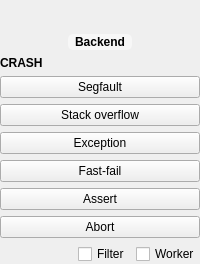
         <widget class="QWidget" name="runtimeLeftPanel">
          <layout class="QVBoxLayout" name="leftColumn">
           <property name="leftMargin">
            <number>0</number>
           </property>
           <property name="topMargin">
            <number>0</number>
           </property>
           <property name="rightMargin">
            <number>0</number>
           </property>
           <property name="bottomMargin">
            <number>0</number>
           </property>
           <item>
            <layout class="QVBoxLayout" name="brandLayout">
             <property name="spacing">
              <number>0</number>
             </property>
             <item>
              <spacer name="verticalSpacer">
               <property name="orientation">
                <enum>Qt::Orientation::Vertical</enum>
               </property>
               <property name="sizeHint" stdset="0">
                <size>
                 <width>0</width>
                 <height>4</height>
                </size>
               </property>
              </spacer>
             </item>
             <item>
              <widget class="QLabel" name="sentryLogo">
               <property name="pixmap">
                <pixmap resource="../assets/assets.qrc">:/assets/sentry-glyph-light@2x.png</pixmap>
               </property>
               <property name="alignment">
                <set>Qt::AlignmentFlag::AlignCenter</set>
               </property>
              </widget>
             </item>
             <item>
              <spacer name="logoBackendSpacer">
               <property name="orientation">
                <enum>Qt::Orientation::Vertical</enum>
               </property>
               <property name="sizeType">
                <enum>QSizePolicy::Policy::Fixed</enum>
               </property>
               <property name="sizeHint" stdset="0">
                <size>
                 <width>0</width>
                 <height>16</height>
                </size>
               </property>
              </spacer>
             </item>
             <item alignment="Qt::AlignmentFlag::AlignHCenter">
              <widget class="QLabel" name="backendLabel">
               <property name="styleSheet">
                <string notr="true">color: palette(placeholder-text); font-weight: bold; background-color: palette(alternate-base); border: none; border-radius: 5px; padding: 1px 7px;</string>
               </property>
               <property name="text">
                <string>Backend</string>
               </property>
               <property name="alignment">
                <set>Qt::AlignmentFlag::AlignCenter</set>
               </property>
              </widget>
             </item>
            </layout>
           </item>
           <item>
            <spacer name="leftTopSpacer">
             <property name="orientation">
              <enum>Qt::Orientation::Vertical</enum>
             </property>
             <property name="sizeHint" stdset="0">
              <size>
               <width>0</width>
               <height>0</height>
              </size>
             </property>
            </spacer>
           </item>
           <item>
            <widget class="QLabel" name="crashesHeader">
             <property name="styleSheet">
              <string notr="true">color: palette(placeholder-text); font-weight: bold;</string>
             </property>
             <property name="text">
              <string>CRASH</string>
             </property>
            </widget>
           </item>
           <item>
            <widget class="QPushButton" name="crashButton">
             <property name="text">
              <string>Segfault</string>
             </property>
            </widget>
           </item>
           <item>
            <widget class="QPushButton" name="stackOverflowButton">
             <property name="text">
              <string>Stack overflow</string>
             </property>
            </widget>
           </item>
           <item>
            <widget class="QPushButton" name="throwButton">
             <property name="text">
              <string>Exception</string>
             </property>
            </widget>
           </item>
           <item>
            <widget class="QPushButton" name="fastfailButton">
             <property name="text">
              <string>Fast-fail</string>
             </property>
            </widget>
           </item>
           <item>
            <widget class="QPushButton" name="assertButton">
             <property name="text">
              <string>Assert</string>
             </property>
            </widget>
           </item>
           <item>
            <widget class="QPushButton" name="abortButton">
             <property name="text">
              <string>Abort</string>
             </property>
            </widget>
           </item>
           <item>
            <spacer name="leftBottomSpacer">
             <property name="orientation">
              <enum>Qt::Orientation::Vertical</enum>
             </property>
             <property name="sizeHint" stdset="0">
              <size>
               <width>0</width>
               <height>0</height>
              </size>
             </property>
            </spacer>
           </item>
           <item>
            <layout class="QHBoxLayout" name="togglesLayout">
             <item>
              <spacer name="togglesSpacer">
               <property name="orientation">
                <enum>Qt::Orientation::Horizontal</enum>
               </property>
               <property name="sizeHint" stdset="0">
                <size>
                 <width>0</width>
                 <height>0</height>
                </size>
               </property>
              </spacer>
             </item>
             <item>
              <widget class="QCheckBox" name="filterBox">
               <property name="text">
                <string>Filter</string>
               </property>
              </widget>
             </item>
             <item>
              <widget class="QCheckBox" name="workerBox">
               <property name="text">
                <string>Worker</string>
               </property>
              </widget>
             </item>
            </layout>
           </item>
          </layout>
         </widget>
